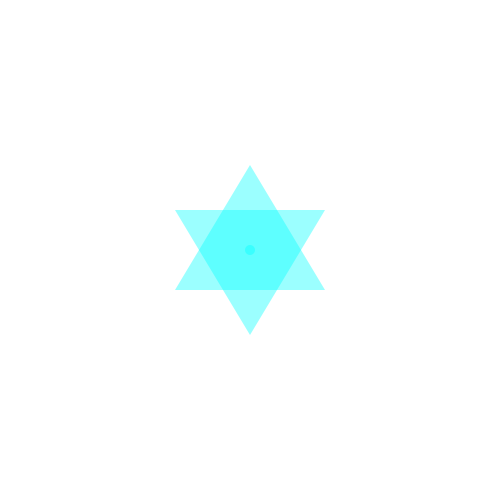
Frame 1 (no input)
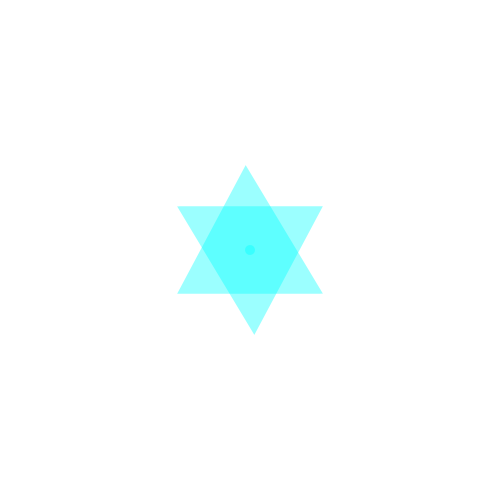
Frame 60 (the mouse pressed at the canvas centre just before this capture)
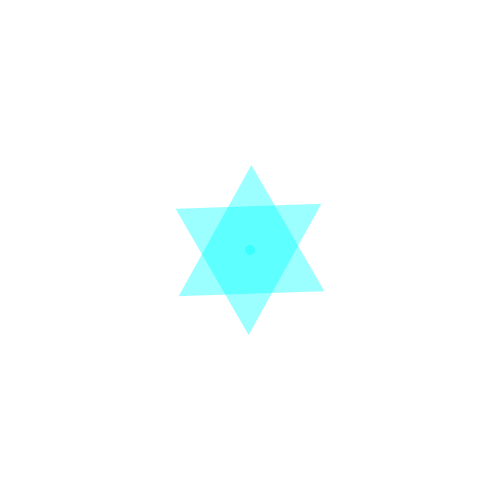
Frame 120 (the mouse held since frame 60 and released just before this capture)

The Processing sketch that drew these frames (run headless with seeded random() and noise(); from frame 60 on, the mouse is pressed at the canvas centre):

// Processing sketch: Homework_Week3
// ── Homework_Week3.pde
//Analisse Guadeloupe
//Week 3 Homework
int angle = 0;

void setup() {
  size(500,500);
  background(255);
  noStroke();
  //rectMode(CENTER);
}

void draw(){
  background(255);
  fill(255,0,255,200);
  star(width/2,height/2,0,255,255);
}

void star(float posX, float posY, float r, float g, float b) {
  fill(r,g,b,100);
  pushMatrix();
  translate(posX,posY);
  rotate(radians(angle));
  //rect(0,0,100,100);
  ellipse(0,0,10,10);
  triangle(-75, 40, 0, -85,75,40);
  triangle(-75, -40, 0, 85,75,-40);
  //triangle( width/2, height/8,width/4, height*3/4, width*3/4,height/4);
  //rotate(radians(150));
  //triangle(width*3/4,height/4, width/2, height/8,width/4, height*3/4);
  popMatrix();
  
  angle++;
}
